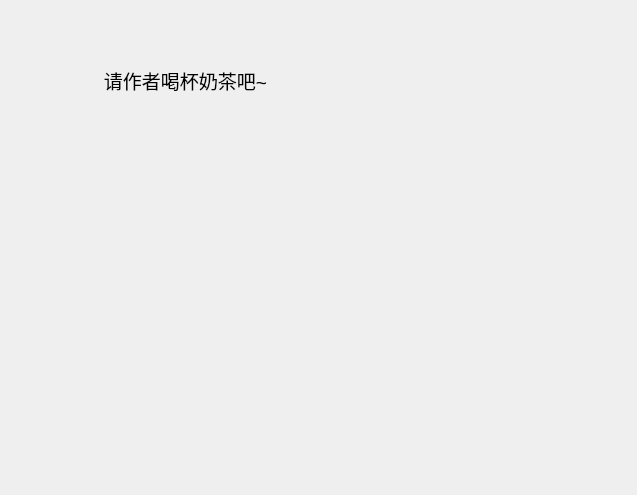
<?xml version="1.0" encoding="UTF-8"?>
<ui version="4.0">
 <class>AppreciateDlg</class>
 <widget class="QWidget" name="AppreciateDlg">
  <property name="geometry">
   <rect>
    <x>0</x>
    <y>0</y>
    <width>637</width>
    <height>495</height>
   </rect>
  </property>
  <property name="windowTitle">
   <string>Form</string>
  </property>
  <widget class="QLabel" name="label">
   <property name="geometry">
    <rect>
     <x>90</x>
     <y>60</y>
     <width>191</width>
     <height>41</height>
    </rect>
   </property>
   <property name="font">
    <font>
     <pointsize>14</pointsize>
    </font>
   </property>
   <property name="text">
    <string>请作者喝杯奶茶吧~</string>
   </property>
   <property name="alignment">
    <set>Qt::AlignCenter</set>
   </property>
   <property name="buddy">
    <cstring>label</cstring>
   </property>
  </widget>
  <widget class="QLabel" name="label_2">
   <property name="geometry">
    <rect>
     <x>20</x>
     <y>100</y>
     <width>560</width>
     <height>290</height>
    </rect>
   </property>
   <property name="sizePolicy">
    <sizepolicy hsizetype="Preferred" vsizetype="Preferred">
     <horstretch>150</horstretch>
     <verstretch>150</verstretch>
    </sizepolicy>
   </property>
   <property name="minimumSize">
    <size>
     <width>560</width>
     <height>290</height>
    </size>
   </property>
   <property name="maximumSize">
    <size>
     <width>560</width>
     <height>290</height>
    </size>
   </property>
   <property name="text">
    <string/>
   </property>
   <property name="pixmap">
    <pixmap resource="../res/WechatDemo.qrc">:/qss/res/user_bg.png</pixmap>
   </property>
   <property name="scaledContents">
    <bool>true</bool>
   </property>
   <property name="alignment">
    <set>Qt::AlignLeading|Qt::AlignLeft|Qt::AlignTop</set>
   </property>
  </widget>
 </widget>
 <resources>
  <include location="../res/WechatDemo.qrc"/>
 </resources>
 <connections/>
</ui>
